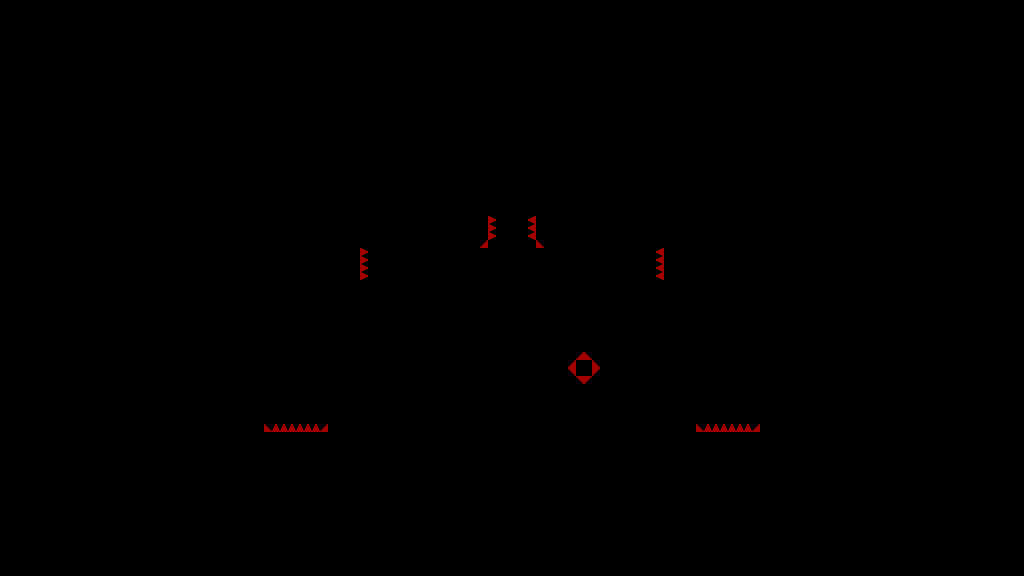

A level layout from a 2D game, rendered from its tile map. Below: a short description, then the map file with tile-grid data replaced by summaries:
An orthogonal 128x72 tile map with 8x8 px tiles, 1 tile layer (T_Spikes) and 51 objects.

<map version="1.4" tiledversion="1.4.3" orientation="orthogonal" renderorder="right-down" width="128" height="72" tilewidth="8" tileheight="8" infinite="0" nextlayerid="6" nextobjectid="108">
 <tileset firstgid="1" source="../../../Sprites/Tiles/DEV/flat/T_spr_nv_flat_0.tsx" />
 <layer id="1" name="T_Spikes" width="128" height="72">
  <data>[9216 cells, 40 non-empty, 2 distinct tile ids]</data>
 </layer>
 <objectgroup id="5" name="C_Spikes">
  <object id="96" x="264" y="424" width="64" height="8" />
  <object id="97" x="696" y="424" width="64" height="8" />
  <object id="98" x="360" y="248" width="8" height="32" />
  <object id="99" x="656" y="248" width="8" height="32" />
  <object id="100" x="532" y="218" width="4" height="22" />
  <object id="101" x="488" y="218" width="4" height="22" />
  <object id="102" x="481" y="247">
   <polygon points="0,0 6,-6 6,0" />
  </object>
  <object id="103" x="537" y="241">
   <polygon points="0,0 6,6 0,6" />
  </object>
  <object id="104" x="576" y="360">
   <polygon points="0,0 8,-8 16,0" />
  </object>
  <object id="105" x="592" y="360">
   <polygon points="0,0 8,8 0,16" />
  </object>
  <object id="106" x="568" y="368">
   <polygon points="0,0 8,-8 8,8" />
  </object>
  <object id="107" x="576" y="376">
   <polygon points="0,0 16,0 8,8" />
  </object>
 </objectgroup>
 <objectgroup id="2" name="C_Solid">
  <object id="17" x="576" y="360" width="16" height="16" />
  <object id="19" x="0" y="0" width="1024" height="128" />
  <object id="21" x="496" y="312" width="32" height="104" />
  <object id="51" x="328" y="416" width="368" height="16" />
  <object id="52" x="264" y="432" width="496" height="16" />
  <object id="55" x="328" y="280" width="368" height="32" />
  <object id="60" x="472" y="312">
   <polygon points="0,0 24,0 24,24" />
  </object>
  <object id="61" x="472" y="416">
   <polygon points="0,0 24,-24 24,0" />
  </object>
  <object id="62" x="528" y="312">
   <polygon points="0,0 24,0 0,24" />
  </object>
  <object id="63" x="528" y="392">
   <polygon points="0,0 24,24 0,24" />
  </object>
  <object id="64" x="672" y="312">
   <polygon points="0,0 24,0 24,24" />
  </object>
  <object id="65" x="328" y="312">
   <polygon points="0,0 24,0 0,24" />
  </object>
  <object id="67" x="328" y="248" width="32" height="32" />
  <object id="68" x="664" y="248" width="32" height="32" />
  <object id="69" x="328" y="216" width="152" height="32" />
  <object id="73" x="544" y="216" width="152" height="32" />
  <object id="75" x="496" y="280">
   <polygon points="0,0 16,-16 32,0" />
  </object>
  <object id="76" x="480" y="216" width="8" height="24" />
  <object id="77" x="536" y="216" width="8" height="24" />
  <object id="78" x="480" y="240">
   <polygon points="0,0 8,0 0,8" />
  </object>
  <object id="79" x="536" y="240">
   <polygon points="0,0 8,0 8,8" />
  </object>
  <object id="89" x="264" y="128">
   <polygon points="0,0 24,0 0,24" />
  </object>
  <object id="90" x="736" y="128">
   <polygon points="0,0 24,0 24,24" />
  </object>
  <object id="92" x="0" y="448" width="1024" height="128" />
  <object id="93" x="0" y="128" width="264" height="320" />
  <object id="94" x="760" y="128" width="264" height="320" />
 </objectgroup>
 <objectgroup id="3" name="C_Balls">
  <object id="34" x="384" y="400" width="8" height="8" />
  <object id="80" x="580" y="332" width="8" height="8" />
 </objectgroup>
 <objectgroup id="4" name="C_Orbs">
  <object id="41" x="580" y="400" width="8" height="8" />
  <object id="42" x="560" y="400" width="8" height="8" />
  <object id="43" x="600" y="400" width="8" height="8" />
  <object id="81" x="632" y="264" width="8" height="8" />
  <object id="82" x="608" y="264" width="8" height="8" />
  <object id="83" x="584" y="264" width="8" height="8" />
  <object id="84" x="560" y="264" width="8" height="8" />
  <object id="85" x="384" y="264" width="8" height="8" />
  <object id="86" x="408" y="264" width="8" height="8" />
  <object id="87" x="432" y="264" width="8" height="8" />
  <object id="88" x="456" y="264" width="8" height="8" />
 </objectgroup>
</map>
